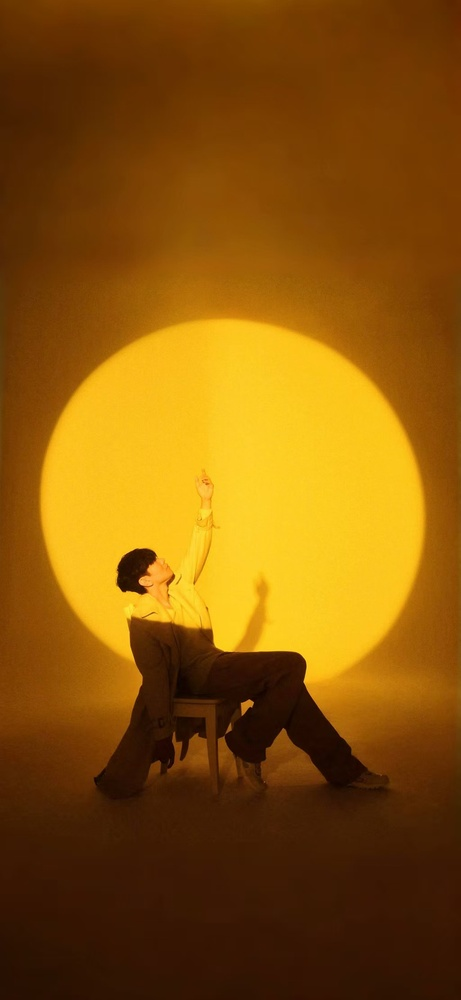
#> input picture day02-geometric-transforms/photo.jpg, 461 x 1000 px, shrunk from 1024 x 2220 before the run
$ python crop_image.py
#> lines starting #> are read from the running program, lines starting #| are printed output that depends on the picture
import cv2
import matplotlib.pyplot as plt


INPUT_PATH = "photo.jpg"
OUTPUT_PATH = "cropped_photo.jpg"
CROP_RATIO = 0.6


def main():
    image = cv2.imread(INPUT_PATH)
#> image is the input picture: shape (1000, 461, 3); mean B, G, R 9.6, 85.5, 136.2

    if image is None:
        print(f"无法读取图片：{INPUT_PATH}")
        return

    height, width = image.shape[:2]
#> height = 1000; width = 461
    crop_width = int(width * CROP_RATIO)
#> crop_width = 276
    crop_height = int(height * CROP_RATIO)
#> crop_height = 600

    start_x = (width - crop_width) // 2
#> start_x = 92
    start_y = (height - crop_height) // 2
#> start_y = 200

    cropped_image = image[
        start_y : start_y + crop_height,
        start_x : start_x + crop_width,
    ]
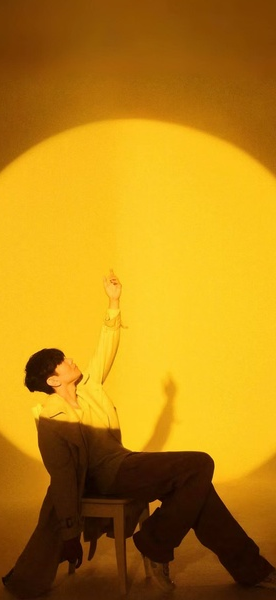
#> cropped_image: shape (600, 276, 3); mean B, G, R 18.7, 131.9, 184.8

    cv2.imwrite(OUTPUT_PATH, cropped_image)

    image_rgb = cv2.cvtColor(cropped_image, cv2.COLOR_BGR2RGB)
    plt.imshow(image_rgb)
    plt.axis("off")
    plt.show()


if __name__ == "__main__":
    main()
